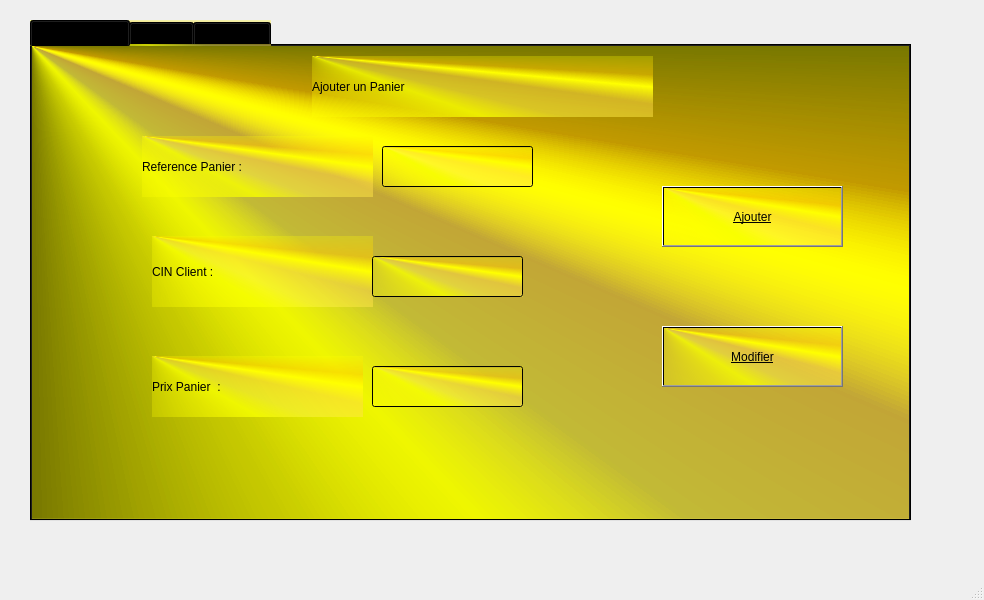
<?xml version="1.0" encoding="UTF-8"?>
<ui version="4.0">
 <class>MainWindow</class>
 <widget class="QMainWindow" name="MainWindow">
  <property name="geometry">
   <rect>
    <x>0</x>
    <y>0</y>
    <width>984</width>
    <height>600</height>
   </rect>
  </property>
  <property name="windowTitle">
   <string>MainWindow</string>
  </property>
  <widget class="QWidget" name="centralwidget">
   <widget class="QStackedWidget" name="stackedWidget">
    <property name="geometry">
     <rect>
      <x>20</x>
      <y>20</y>
      <width>901</width>
      <height>521</height>
     </rect>
    </property>
    <widget class="QWidget" name="page">
     <widget class="QTabWidget" name="tabWidget">
      <property name="geometry">
       <rect>
        <x>10</x>
        <y>0</y>
        <width>881</width>
        <height>501</height>
       </rect>
      </property>
      <property name="styleSheet">
       <string notr="true">background-color: qconicalgradient(cx:0, cy:0, angle:135, stop:0 rgba(255, 255, 0, 69), stop:0.375 rgba(255, 255, 0, 69), stop:0.423533 rgba(251, 255, 0, 145), stop:0.45 rgba(247, 255, 0, 208), stop:0.477581 rgba(255, 244, 71, 130), stop:0.518717 rgba(255, 218, 71, 130), stop:0.55 rgba(255, 255, 0, 255), stop:0.57754 rgba(255, 203, 0, 130), stop:0.625 rgba(255, 255, 0, 69), stop:1 rgba(255, 255, 0, 69));</string>
      </property>
      <property name="currentIndex">
       <number>0</number>
      </property>
      <widget class="QWidget" name="tab">
       <attribute name="title">
        <string>Ajouter panier</string>
       </attribute>
       <widget class="QLabel" name="label">
        <property name="geometry">
         <rect>
          <x>110</x>
          <y>90</y>
          <width>231</width>
          <height>61</height>
         </rect>
        </property>
        <property name="styleSheet">
         <string notr="true">color: qconicalgradient(cx:0.5, cy:0.5, angle:0, stop:0 rgba(35, 40, 3, 255), stop:0.16 rgba(136, 106, 22, 255), stop:0.225 rgba(166, 140, 41, 255), stop:0.285 rgba(204, 181, 74, 255), stop:0.345 rgba(235, 219, 102, 255), stop:0.415 rgba(245, 236, 112, 255), stop:0.52 rgba(209, 190, 76, 255), stop:0.57 rgba(187, 156, 51, 255), stop:0.635 rgba(168, 142, 42, 255), stop:0.695 rgba(202, 174, 68, 255), stop:0.75 rgba(218, 202, 86, 255), stop:0.815 rgba(208, 187, 73, 255), stop:0.88 rgba(187, 156, 51, 255), stop:0.935 rgba(137, 108, 26, 255), stop:1 rgba(35, 40, 3, 255));
font: 10pt &quot;MS Shell Dlg 2&quot;;
font: 16pt &quot;MS Shell Dlg 2&quot;;</string>
        </property>
        <property name="text">
         <string>Reference Panier :</string>
        </property>
       </widget>
       <widget class="QLabel" name="label_2">
        <property name="geometry">
         <rect>
          <x>120</x>
          <y>310</y>
          <width>211</width>
          <height>61</height>
         </rect>
        </property>
        <property name="styleSheet">
         <string notr="true">color: qconicalgradient(cx:0.5, cy:0.5, angle:0, stop:0 rgba(35, 40, 3, 255), stop:0.16 rgba(136, 106, 22, 255), stop:0.225 rgba(166, 140, 41, 255), stop:0.285 rgba(204, 181, 74, 255), stop:0.345 rgba(235, 219, 102, 255), stop:0.415 rgba(245, 236, 112, 255), stop:0.52 rgba(209, 190, 76, 255), stop:0.57 rgba(187, 156, 51, 255), stop:0.635 rgba(168, 142, 42, 255), stop:0.695 rgba(202, 174, 68, 255), stop:0.75 rgba(218, 202, 86, 255), stop:0.815 rgba(208, 187, 73, 255), stop:0.88 rgba(187, 156, 51, 255), stop:0.935 rgba(137, 108, 26, 255), stop:1 rgba(35, 40, 3, 255));
font: 10pt &quot;MS Shell Dlg 2&quot;;
font: 16pt &quot;MS Shell Dlg 2&quot;;</string>
        </property>
        <property name="text">
         <string>Prix Panier  :</string>
        </property>
       </widget>
       <widget class="QLabel" name="label_3">
        <property name="geometry">
         <rect>
          <x>120</x>
          <y>190</y>
          <width>221</width>
          <height>71</height>
         </rect>
        </property>
        <property name="styleSheet">
         <string notr="true">color: qconicalgradient(cx:0.5, cy:0.5, angle:0, stop:0 rgba(35, 40, 3, 255), stop:0.16 rgba(136, 106, 22, 255), stop:0.225 rgba(166, 140, 41, 255), stop:0.285 rgba(204, 181, 74, 255), stop:0.345 rgba(235, 219, 102, 255), stop:0.415 rgba(245, 236, 112, 255), stop:0.52 rgba(209, 190, 76, 255), stop:0.57 rgba(187, 156, 51, 255), stop:0.635 rgba(168, 142, 42, 255), stop:0.695 rgba(202, 174, 68, 255), stop:0.75 rgba(218, 202, 86, 255), stop:0.815 rgba(208, 187, 73, 255), stop:0.88 rgba(187, 156, 51, 255), stop:0.935 rgba(137, 108, 26, 255), stop:1 rgba(35, 40, 3, 255));
font: 10pt &quot;MS Shell Dlg 2&quot;;
font: 16pt &quot;MS Shell Dlg 2&quot;;</string>
        </property>
        <property name="text">
         <string>CIN Client :</string>
        </property>
       </widget>
       <widget class="QLineEdit" name="le_ref">
        <property name="geometry">
         <rect>
          <x>350</x>
          <y>100</y>
          <width>151</width>
          <height>41</height>
         </rect>
        </property>
       </widget>
       <widget class="QLineEdit" name="le_cin">
        <property name="geometry">
         <rect>
          <x>340</x>
          <y>210</y>
          <width>151</width>
          <height>41</height>
         </rect>
        </property>
       </widget>
       <widget class="QLineEdit" name="le_prix">
        <property name="geometry">
         <rect>
          <x>340</x>
          <y>320</y>
          <width>151</width>
          <height>41</height>
         </rect>
        </property>
       </widget>
       <widget class="QPushButton" name="pb_ajouter">
        <property name="geometry">
         <rect>
          <x>630</x>
          <y>140</y>
          <width>181</width>
          <height>61</height>
         </rect>
        </property>
        <property name="styleSheet">
         <string notr="true">font: 13pt &quot;NSimSun&quot;;
text-decoration: underline;</string>
        </property>
        <property name="text">
         <string>Ajouter</string>
        </property>
       </widget>
       <widget class="QPushButton" name="pb_modifier_2">
        <property name="geometry">
         <rect>
          <x>630</x>
          <y>280</y>
          <width>181</width>
          <height>61</height>
         </rect>
        </property>
        <property name="styleSheet">
         <string notr="true">font: 15pt &quot;NSimSun&quot;;
text-decoration: underline;</string>
        </property>
        <property name="text">
         <string>Modifier</string>
        </property>
       </widget>
       <widget class="QLabel" name="label_8">
        <property name="geometry">
         <rect>
          <x>280</x>
          <y>10</y>
          <width>341</width>
          <height>61</height>
         </rect>
        </property>
        <property name="styleSheet">
         <string notr="true">color: qconicalgradient(cx:0.5, cy:0.5, angle:0, stop:0 rgba(35, 40, 3, 255), stop:0.16 rgba(136, 106, 22, 255), stop:0.225 rgba(166, 140, 41, 255), stop:0.285 rgba(204, 181, 74, 255), stop:0.345 rgba(235, 219, 102, 255), stop:0.415 rgba(245, 236, 112, 255), stop:0.52 rgba(209, 190, 76, 255), stop:0.57 rgba(187, 156, 51, 255), stop:0.635 rgba(168, 142, 42, 255), stop:0.695 rgba(202, 174, 68, 255), stop:0.75 rgba(218, 202, 86, 255), stop:0.815 rgba(208, 187, 73, 255), stop:0.88 rgba(187, 156, 51, 255), stop:0.935 rgba(137, 108, 26, 255), stop:1 rgba(35, 40, 3, 255));
font: 75 24pt &quot;MS Shell Dlg 2&quot;;
font: 24pt &quot;Sans Serif Collection&quot;;
border-color: rgb(255, 170, 0);
</string>
        </property>
        <property name="text">
         <string>Ajouter un Panier</string>
        </property>
       </widget>
      </widget>
      <widget class="QWidget" name="tab_2">
       <attribute name="title">
        <string>afficher</string>
       </attribute>
       <widget class="QTableView" name="tab_panier">
        <property name="geometry">
         <rect>
          <x>10</x>
          <y>10</y>
          <width>581</width>
          <height>321</height>
         </rect>
        </property>
       </widget>
       <widget class="QPushButton" name="pb_recherche">
        <property name="geometry">
         <rect>
          <x>620</x>
          <y>30</y>
          <width>161</width>
          <height>51</height>
         </rect>
        </property>
        <property name="font">
         <font>
          <family>OCR A Extended</family>
          <pointsize>12</pointsize>
         </font>
        </property>
        <property name="styleSheet">
         <string notr="true">color: rgb(216, 191, 0);</string>
        </property>
        <property name="text">
         <string>Recherche</string>
        </property>
       </widget>
       <widget class="QLineEdit" name="lineEdit_recherche">
        <property name="geometry">
         <rect>
          <x>600</x>
          <y>100</y>
          <width>211</width>
          <height>41</height>
         </rect>
        </property>
        <property name="styleSheet">
         <string notr="true">border-color: qconicalgradient(cx:0.5, cy:0.5, angle:0, stop:0 rgba(35, 40, 3, 255), stop:0.16 rgba(136, 106, 22, 255), stop:0.225 rgba(166, 140, 41, 255), stop:0.285 rgba(204, 181, 74, 255), stop:0.345 rgba(235, 219, 102, 255), stop:0.415 rgba(245, 236, 112, 255), stop:0.52 rgba(209, 190, 76, 255), stop:0.57 rgba(187, 156, 51, 255), stop:0.635 rgba(168, 142, 42, 255), stop:0.695 rgba(202, 174, 68, 255), stop:0.75 rgba(218, 202, 86, 255), stop:0.815 rgba(208, 187, 73, 255), stop:0.88 rgba(187, 156, 51, 255), stop:0.935 rgba(137, 108, 26, 255), stop:1 rgba(35, 40, 3, 255));
background-color: rgb(255, 255, 207);</string>
        </property>
       </widget>
       <widget class="QPushButton" name="pb_ajouter_2">
        <property name="geometry">
         <rect>
          <x>620</x>
          <y>160</y>
          <width>161</width>
          <height>41</height>
         </rect>
        </property>
        <property name="font">
         <font>
          <family>OCR A Extended</family>
          <pointsize>16</pointsize>
         </font>
        </property>
        <property name="autoFillBackground">
         <bool>false</bool>
        </property>
        <property name="styleSheet">
         <string notr="true">
color: rgb(214, 196, 0);
</string>
        </property>
        <property name="text">
         <string>PDF</string>
        </property>
       </widget>
       <widget class="QLabel" name="label_recherche_2">
        <property name="geometry">
         <rect>
          <x>620</x>
          <y>230</y>
          <width>161</width>
          <height>61</height>
         </rect>
        </property>
        <property name="font">
         <font>
          <family>Segoe UI Black</family>
          <pointsize>20</pointsize>
          <weight>10</weight>
          <italic>false</italic>
          <bold>false</bold>
         </font>
        </property>
        <property name="styleSheet">
         <string notr="true">color: rgb(255, 200, 0);
color: rgb(255, 83, 83);
font: 87 20pt &quot;Segoe UI Black&quot;;</string>
        </property>
        <property name="text">
         <string>Tri :</string>
        </property>
       </widget>
       <widget class="QRadioButton" name="radioButton_ref">
        <property name="geometry">
         <rect>
          <x>610</x>
          <y>300</y>
          <width>97</width>
          <height>20</height>
         </rect>
        </property>
        <property name="font">
         <font>
          <family>MS Shell Dlg 2</family>
          <pointsize>14</pointsize>
          <weight>9</weight>
          <italic>false</italic>
          <bold>false</bold>
         </font>
        </property>
        <property name="styleSheet">
         <string notr="true">font: 75 14pt &quot;MS Shell Dlg 2&quot;;</string>
        </property>
        <property name="text">
         <string>Ref</string>
        </property>
       </widget>
       <widget class="QRadioButton" name="radioButton_cin">
        <property name="geometry">
         <rect>
          <x>610</x>
          <y>340</y>
          <width>121</width>
          <height>20</height>
         </rect>
        </property>
        <property name="font">
         <font>
          <family>MS Shell Dlg 2</family>
          <pointsize>14</pointsize>
          <weight>9</weight>
          <italic>false</italic>
          <bold>false</bold>
         </font>
        </property>
        <property name="styleSheet">
         <string notr="true">font: 75 14pt &quot;MS Shell Dlg 2&quot;;</string>
        </property>
        <property name="text">
         <string>CIN</string>
        </property>
       </widget>
       <widget class="QRadioButton" name="radioButton_price">
        <property name="geometry">
         <rect>
          <x>610</x>
          <y>370</y>
          <width>121</width>
          <height>41</height>
         </rect>
        </property>
        <property name="font">
         <font>
          <family>MS Shell Dlg 2</family>
          <pointsize>14</pointsize>
          <weight>9</weight>
          <italic>false</italic>
          <bold>false</bold>
         </font>
        </property>
        <property name="styleSheet">
         <string notr="true">font: 75 14pt &quot;MS Shell Dlg 2&quot;;</string>
        </property>
        <property name="text">
         <string>Price</string>
        </property>
       </widget>
       <widget class="QPushButton" name="pb_stats">
        <property name="geometry">
         <rect>
          <x>330</x>
          <y>350</y>
          <width>201</width>
          <height>81</height>
         </rect>
        </property>
        <property name="font">
         <font>
          <family>Script</family>
          <pointsize>36</pointsize>
          <weight>9</weight>
          <italic>false</italic>
          <bold>false</bold>
         </font>
        </property>
        <property name="styleSheet">
         <string notr="true">color: rgb(216, 191, 0);
font: 75 36pt &quot;Script&quot;;</string>
        </property>
        <property name="text">
         <string>Stats</string>
        </property>
       </widget>
       <widget class="QPushButton" name="qr">
        <property name="geometry">
         <rect>
          <x>20</x>
          <y>380</y>
          <width>75</width>
          <height>23</height>
         </rect>
        </property>
        <property name="text">
         <string>QR CODE</string>
        </property>
       </widget>
       <widget class="QLabel" name="QRCODE_3">
        <property name="geometry">
         <rect>
          <x>120</x>
          <y>340</y>
          <width>111</width>
          <height>111</height>
         </rect>
        </property>
        <property name="text">
         <string/>
        </property>
       </widget>
      </widget>
      <widget class="QWidget" name="tab_3">
       <attribute name="title">
        <string>supprimer</string>
       </attribute>
       <widget class="QLabel" name="label_7">
        <property name="geometry">
         <rect>
          <x>250</x>
          <y>90</y>
          <width>361</width>
          <height>111</height>
         </rect>
        </property>
        <property name="styleSheet">
         <string notr="true">color: qconicalgradient(cx:0.5, cy:0.5, angle:0, stop:0 rgba(35, 40, 3, 255), stop:0.16 rgba(136, 106, 22, 255), stop:0.225 rgba(166, 140, 41, 255), stop:0.285 rgba(204, 181, 74, 255), stop:0.345 rgba(235, 219, 102, 255), stop:0.415 rgba(245, 236, 112, 255), stop:0.52 rgba(209, 190, 76, 255), stop:0.57 rgba(187, 156, 51, 255), stop:0.635 rgba(168, 142, 42, 255), stop:0.695 rgba(202, 174, 68, 255), stop:0.75 rgba(218, 202, 86, 255), stop:0.815 rgba(208, 187, 73, 255), stop:0.88 rgba(187, 156, 51, 255), stop:0.935 rgba(137, 108, 26, 255), stop:1 rgba(35, 40, 3, 255));
font: 10pt &quot;MS Shell Dlg 2&quot;;
font: 16pt &quot;MS Shell Dlg 2&quot;;</string>
        </property>
        <property name="text">
         <string>Donner la ref à supprimer :</string>
        </property>
       </widget>
       <widget class="QPushButton" name="pb_supprimer">
        <property name="geometry">
         <rect>
          <x>470</x>
          <y>250</y>
          <width>221</width>
          <height>81</height>
         </rect>
        </property>
        <property name="styleSheet">
         <string notr="true">font: 15pt &quot;NSimSun&quot;;
text-decoration: underline;</string>
        </property>
        <property name="text">
         <string>supprimer</string>
        </property>
       </widget>
       <widget class="QLineEdit" name="le_supp_ref">
        <property name="geometry">
         <rect>
          <x>630</x>
          <y>110</y>
          <width>201</width>
          <height>61</height>
         </rect>
        </property>
       </widget>
      </widget>
     </widget>
    </widget>
    <widget class="QWidget" name="page_2"/>
   </widget>
  </widget>
  <widget class="QMenuBar" name="menubar">
   <property name="geometry">
    <rect>
     <x>0</x>
     <y>0</y>
     <width>984</width>
     <height>26</height>
    </rect>
   </property>
  </widget>
  <widget class="QStatusBar" name="statusbar"/>
 </widget>
 <resources/>
 <connections/>
</ui>
